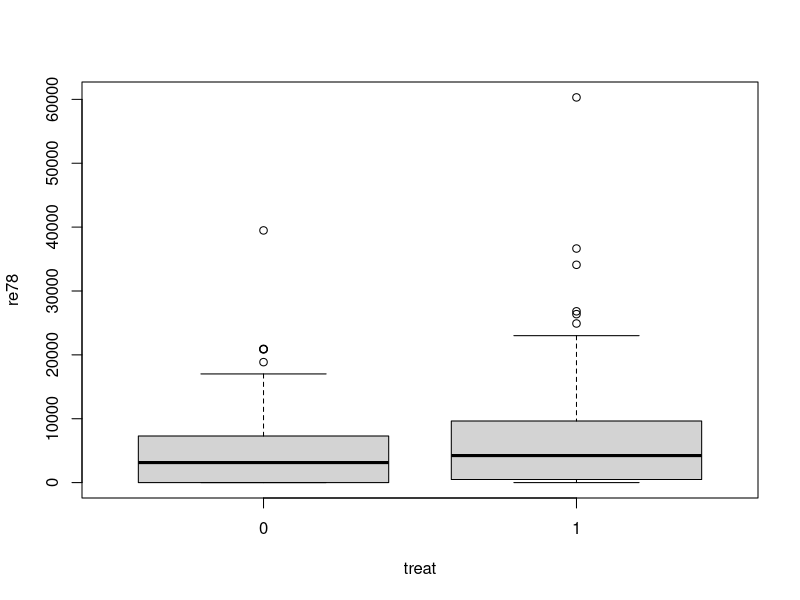
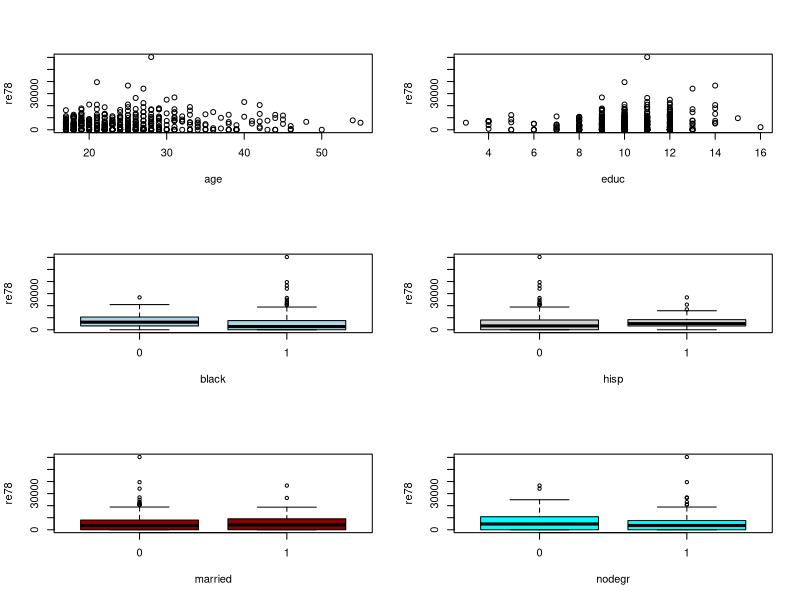
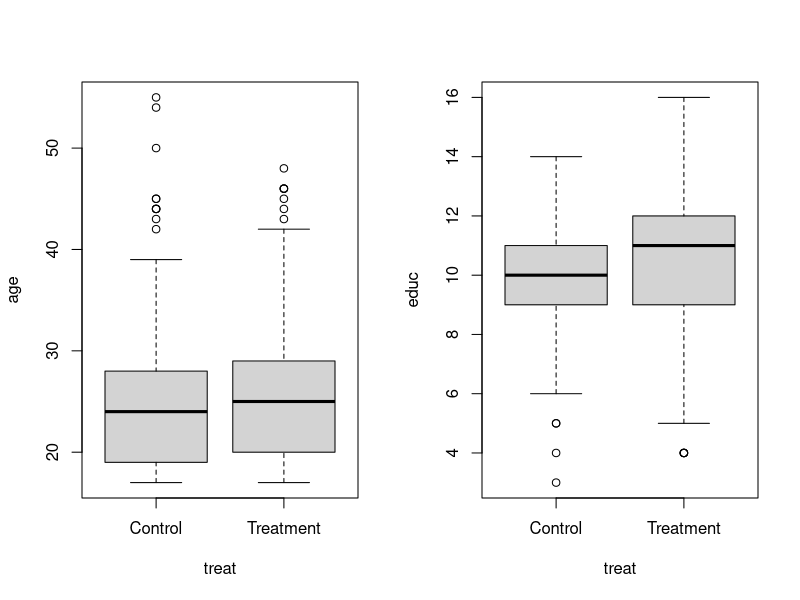

The R script that drew these images, in order:
library(Matching)
data(lalonde)
attach(lalonde)

boxplot(re78~treat)

re78.treat <- re78[treat==1]
re78.contr <- re78[treat==0]

mean(re78); sd(re78)
mean(re78.treat, trim=.01); sd(re78.treat)
mean(re78.contr, trim=.01); sd(re78.contr)

# plot(density(re78.contr), xlim=c(0, max(re78)), xlab="re78", main="", lwd=3)
# lines(density(re78.treat), lwd=3, col="red")
# legend(locator(1), legend=c("Control", "Treatment"), col=c(1, 2), lty=c(1,1))

summary.stats <- function(y)
{
	x <- na.omit(y)       # Omit missing values
	m <- mean(x)
	s <- sd(x)
	z <- (x-m)/s          # Standardization
	skew <- mean(z^3)     # Skewness
	kurt <- mean(z^4)     # Kurtosis
	mini <- min(x)        # Minimum
	maxi <- max(x)        # Maximum
	q <- quantile(x, probs=c(.25, .50, .74))
	res <- list(average=m, stdev=s, skewness=skew, kurtosis=kurt, 
	            q1=q[1], q2=q[2], q3=q[3], minimum=mini, maximum=maxi)
	
	return(res)
}

summary.stats(re78.treat)
summary.stats(re78.contr)


par(mfrow=c(3,2))
plot(re78~age)   # plot(age, re78)
plot(re78~educ)
boxplot(re78~black, col="lightblue", xlab="black", ylab="re78")
boxplot(re78~hisp, col="lightgray", xlab="hisp", ylab="re78")
boxplot(re78~married, col="darkred", xlab="married", ylab="re78")
boxplot(re78~nodegr, col="cyan", xlab="nodegr", ylab="re78")

table(treat, black)
table(treat, hisp)
table(treat, married)
table(treat, nodegr)
par(mfrow=c(1,2))
boxplot(age~treat, names=c("Control", "Treatment"), ylab="age")
boxplot(educ~treat, names=c("Control", "Treatment"), ylab="educ")
  
